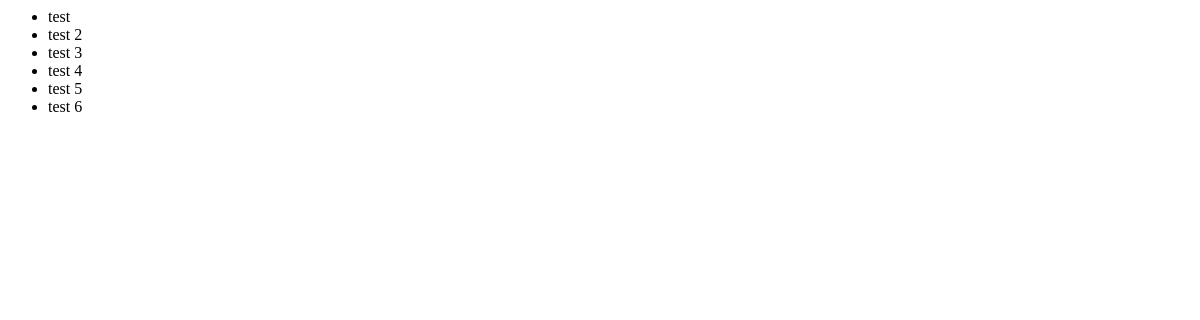
Before: / with the older database file.
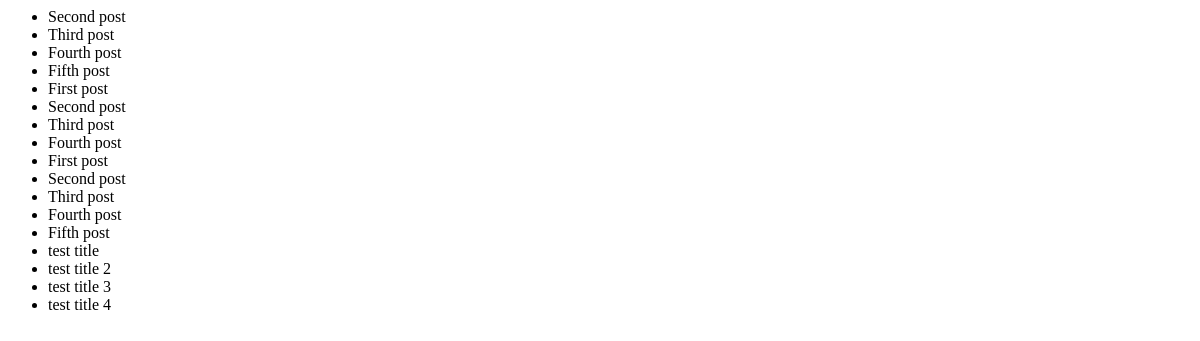
After: the same page with the newer database file.
### class_based_views/common/models.py (models this page shows, shortened)
class Post(models.Model):
    title = models.CharField(max_length=100)
    content = models.TextField()
    created_at = models.DateTimeField(auto_now_add=True)

### class_based_views/common/views.py (the view)
# urls.py: path('', views.list_posts, name='list_posts'),
def list_posts(request):
    context = {
        'posts': Post.objects.all()
    }
    return render(request, 'posts/list.html', context)

### templates/posts/list.html
<ul>
    {% for post in posts %}
        <li>
            {{ post.title }}
        </li>
    {% endfor %}
</ul>

Changed rows visible on the page:
removed Post: title "test"
removed Post: title "test 2"
removed Post: title "test 3"
removed Post: title "test 4"
removed Post: title "test 5"
removed Post: title "test 6"
added Post: title "Second post"
added Post: title "Third post"
added Post: title "Fourth post"
added Post: title "Fifth post"
added Post: title "First post"
added Post: title "Second post"
added Post: title "Third post"
added Post: title "Fourth post"
added Post: title "First post"
added Post: title "Second post"
added Post: title "Third post"
added Post: title "Fourth post"
added Post: title "Fifth post"
added Post: title "test title"
added Post: title "test title 2"
added Post: title "test title 3"
added Post: title "test title 4"
